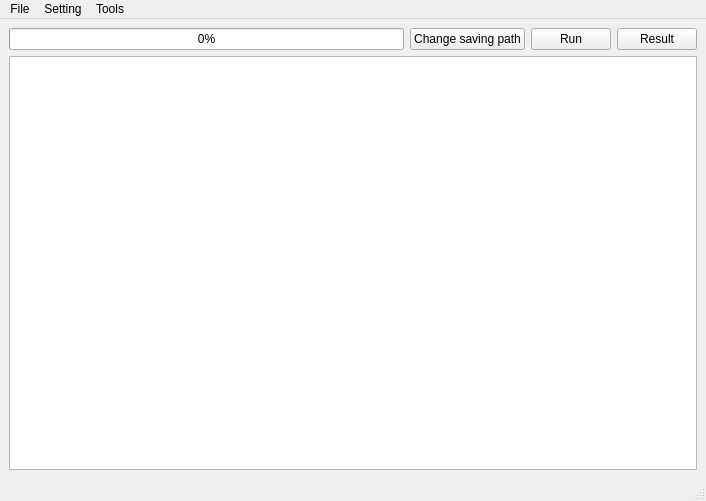
<?xml version="1.0" encoding="UTF-8"?>
<ui version="4.0">
 <class>MainWindow</class>
 <widget class="QMainWindow" name="MainWindow">
  <property name="geometry">
   <rect>
    <x>0</x>
    <y>0</y>
    <width>706</width>
    <height>501</height>
   </rect>
  </property>
  <property name="sizePolicy">
   <sizepolicy hsizetype="Expanding" vsizetype="Expanding">
    <horstretch>0</horstretch>
    <verstretch>0</verstretch>
   </sizepolicy>
  </property>
  <property name="windowTitle">
   <string>MainWindow</string>
  </property>
  <widget class="QWidget" name="centralwidget">
   <layout class="QGridLayout" name="gridLayout">
    <item row="0" column="1">
     <widget class="QPushButton" name="pushButton_2">
      <property name="text">
       <string>Change saving path</string>
      </property>
     </widget>
    </item>
    <item row="0" column="0">
     <widget class="QProgressBar" name="progressBar">
      <property name="value">
       <number>0</number>
      </property>
     </widget>
    </item>
    <item row="0" column="2">
     <widget class="QPushButton" name="pushButton">
      <property name="text">
       <string>Run</string>
      </property>
     </widget>
    </item>
    <item row="0" column="3">
     <widget class="QPushButton" name="pushButton_3">
      <property name="text">
       <string>Result</string>
      </property>
     </widget>
    </item>
    <item row="1" column="0" colspan="4">
     <widget class="QGraphicsView" name="graphicsView">
      <property name="sizePolicy">
       <sizepolicy hsizetype="Expanding" vsizetype="Expanding">
        <horstretch>0</horstretch>
        <verstretch>0</verstretch>
       </sizepolicy>
      </property>
      <property name="dragMode">
       <enum>QGraphicsView::NoDrag</enum>
      </property>
     </widget>
    </item>
   </layout>
  </widget>
  <widget class="QMenuBar" name="menubar">
   <property name="geometry">
    <rect>
     <x>0</x>
     <y>0</y>
     <width>706</width>
     <height>22</height>
    </rect>
   </property>
   <widget class="QMenu" name="menuMain">
    <property name="title">
     <string>File</string>
    </property>
    <addaction name="actionOpen_image"/>
    <addaction name="actionOpen_video"/>
    <addaction name="actionOpen_folder"/>
    <addaction name="actionSave"/>
    <addaction name="separator"/>
    <addaction name="actionExit"/>
   </widget>
   <widget class="QMenu" name="menuSetting">
    <property name="title">
     <string>Setting</string>
    </property>
    <widget class="QMenu" name="menuDevice">
     <property name="title">
      <string>Device</string>
     </property>
     <addaction name="actionCPU"/>
     <addaction name="actionGPU"/>
    </widget>
    <widget class="QMenu" name="menuModel">
     <property name="title">
      <string>Model</string>
     </property>
     <addaction name="actionyolov5s"/>
     <addaction name="actionyolov5m"/>
     <addaction name="actionyolov5l"/>
     <addaction name="actionyolov5x"/>
    </widget>
    <addaction name="menuModel"/>
    <addaction name="menuDevice"/>
    <addaction name="actionSaving_Path"/>
   </widget>
   <widget class="QMenu" name="menuTools">
    <property name="title">
     <string>Tools</string>
    </property>
    <addaction name="actionTerminal"/>
   </widget>
   <addaction name="menuMain"/>
   <addaction name="menuSetting"/>
   <addaction name="menuTools"/>
  </widget>
  <widget class="QStatusBar" name="statusbar"/>
  <action name="actionOpen_image">
   <property name="checkable">
    <bool>false</bool>
   </property>
   <property name="text">
    <string>Open image</string>
   </property>
  </action>
  <action name="actionSave">
   <property name="text">
    <string>Open webcam</string>
   </property>
  </action>
  <action name="actionExit">
   <property name="text">
    <string>Exit</string>
   </property>
  </action>
  <action name="actionCPU">
   <property name="checkable">
    <bool>true</bool>
   </property>
   <property name="checked">
    <bool>true</bool>
   </property>
   <property name="text">
    <string>CPU</string>
   </property>
  </action>
  <action name="actionGPU">
   <property name="checkable">
    <bool>true</bool>
   </property>
   <property name="text">
    <string>GPU</string>
   </property>
  </action>
  <action name="actionOpen_folder">
   <property name="text">
    <string>Open folder</string>
   </property>
  </action>
  <action name="actionOpen_video">
   <property name="text">
    <string>Open video</string>
   </property>
  </action>
  <action name="actionTerminal">
   <property name="text">
    <string>Terminal</string>
   </property>
  </action>
  <action name="actionyolov5s">
   <property name="checkable">
    <bool>true</bool>
   </property>
   <property name="checked">
    <bool>true</bool>
   </property>
   <property name="text">
    <string>yolov5s</string>
   </property>
  </action>
  <action name="actionyolov5m">
   <property name="checkable">
    <bool>true</bool>
   </property>
   <property name="text">
    <string>yolov5m</string>
   </property>
  </action>
  <action name="actionyolov5l">
   <property name="checkable">
    <bool>true</bool>
   </property>
   <property name="text">
    <string>yolov5l</string>
   </property>
  </action>
  <action name="actionyolov5x">
   <property name="checkable">
    <bool>true</bool>
   </property>
   <property name="text">
    <string>yolov5x</string>
   </property>
  </action>
  <action name="actionSaving_Path">
   <property name="text">
    <string>Saving Path</string>
   </property>
  </action>
 </widget>
 <resources/>
 <connections/>
</ui>
